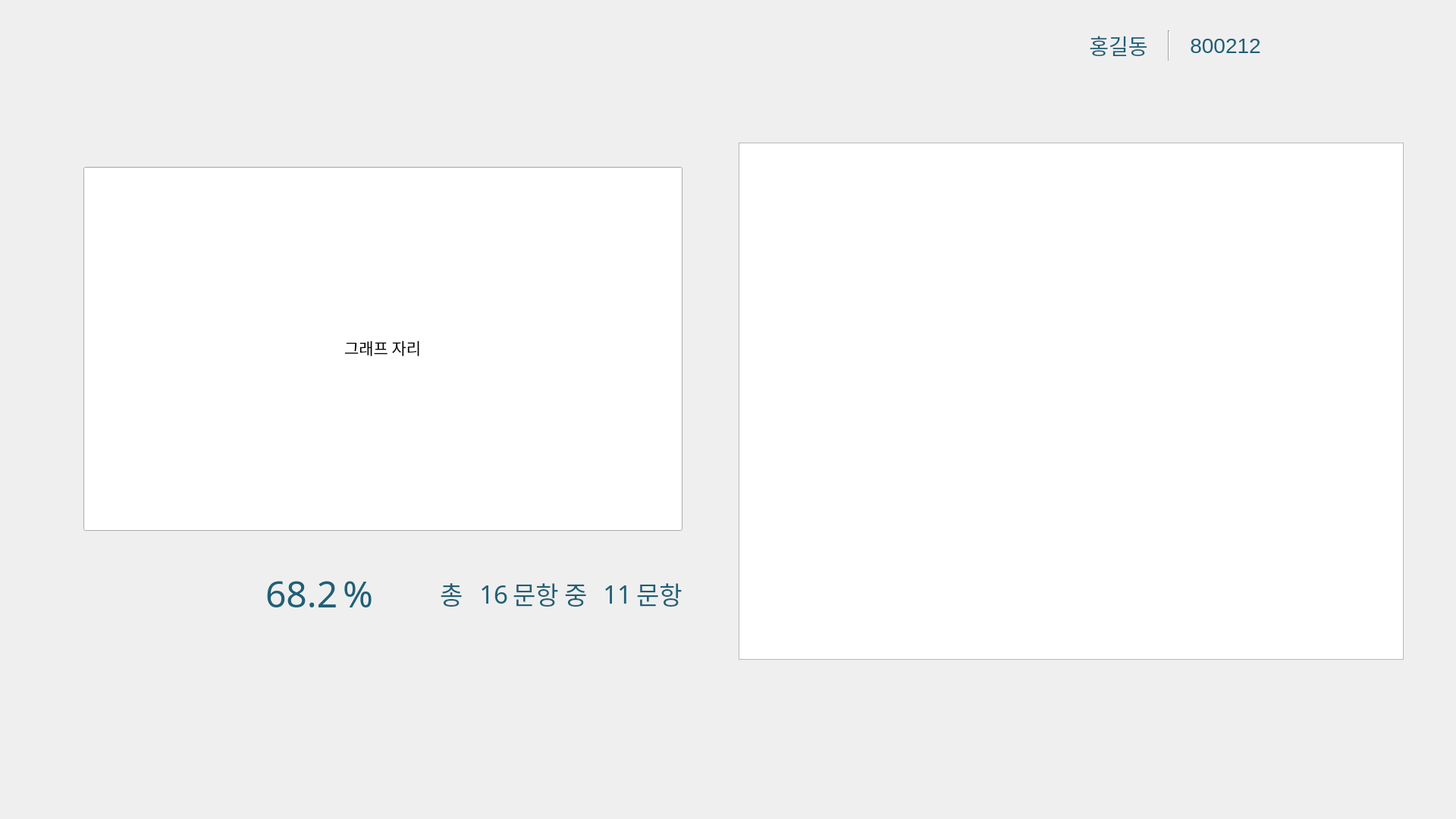
<?xml version="1.0" encoding="UTF-8"?>
<ui version="4.0">
 <class>MainWindow</class>
 <widget class="QMainWindow" name="MainWindow">
  <property name="geometry">
   <rect>
    <x>0</x>
    <y>0</y>
    <width>1920</width>
    <height>1080</height>
   </rect>
  </property>
  <property name="sizePolicy">
   <sizepolicy hsizetype="Maximum" vsizetype="Maximum">
    <horstretch>0</horstretch>
    <verstretch>0</verstretch>
   </sizepolicy>
  </property>
  <property name="maximumSize">
   <size>
    <width>1920</width>
    <height>1080</height>
   </size>
  </property>
  <property name="font">
   <font>
    <family>Malgun Gothic</family>
    <pointsize>16</pointsize>
   </font>
  </property>
  <property name="focusPolicy">
   <enum>Qt::FocusPolicy::NoFocus</enum>
  </property>
  <property name="windowTitle">
   <string>Digital Olfaction Solution</string>
  </property>
  <property name="styleSheet">
   <string notr="true"/>
  </property>
  <widget class="QWidget" name="centralwidget">
   <widget class="QPushButton" name="ui_menu_btn_quit">
    <property name="geometry">
     <rect>
      <x>1807</x>
      <y>13</y>
      <width>96</width>
      <height>96</height>
     </rect>
    </property>
    <property name="sizePolicy">
     <sizepolicy hsizetype="Preferred" vsizetype="Preferred">
      <horstretch>0</horstretch>
      <verstretch>0</verstretch>
     </sizepolicy>
    </property>
    <property name="minimumSize">
     <size>
      <width>40</width>
      <height>40</height>
     </size>
    </property>
    <property name="maximumSize">
     <size>
      <width>16777215</width>
      <height>16777215</height>
     </size>
    </property>
    <property name="font">
     <font>
      <family>Malgun Gothic</family>
      <pointsize>12</pointsize>
     </font>
    </property>
    <property name="styleSheet">
     <string notr="true">QPushButton{
	background-image : url(./ui/images/common/btn_logout.png);
	border : 0px;
}

QPushButton::hover{
	background-image : url(./ui/images/common/btn_logout_over.png);
	border : 0px;
}</string>
    </property>
    <property name="text">
     <string/>
    </property>
   </widget>
   <widget class="QLabel" name="label_background">
    <property name="geometry">
     <rect>
      <x>0</x>
      <y>0</y>
      <width>1920</width>
      <height>1080</height>
     </rect>
    </property>
    <property name="font">
     <font>
      <family>Malgun Gothic</family>
      <pointsize>16</pointsize>
      <bold>false</bold>
     </font>
    </property>
    <property name="styleSheet">
     <string notr="true">QLabel{
	image : url(./ui/images/test/d/bg_result.jpg);
}</string>
    </property>
    <property name="text">
     <string/>
    </property>
   </widget>
   <widget class="QPushButton" name="pushButton_confirm">
    <property name="geometry">
     <rect>
      <x>800</x>
      <y>933</y>
      <width>320</width>
      <height>130</height>
     </rect>
    </property>
    <property name="font">
     <font>
      <family>Malgun Gothic</family>
      <pointsize>24</pointsize>
     </font>
    </property>
    <property name="styleSheet">
     <string notr="true">QPushButton{
	background-image : url(./ui/images/common_locale/btn_close.png);
	border : 0px;
}

QPushButton::hover{
	background-image : url(./ui/images/common_locale/btn_close_over.png);
	border : 0px;
}</string>
    </property>
    <property name="text">
     <string/>
    </property>
   </widget>
   <widget class="QTableWidget" name="resultTable">
    <property name="geometry">
     <rect>
      <x>974</x>
      <y>188</y>
      <width>877</width>
      <height>682</height>
     </rect>
    </property>
    <property name="sizePolicy">
     <sizepolicy hsizetype="Preferred" vsizetype="Preferred">
      <horstretch>0</horstretch>
      <verstretch>0</verstretch>
     </sizepolicy>
    </property>
    <property name="font">
     <font>
      <family>맑은 고딕</family>
      <pointsize>20</pointsize>
     </font>
    </property>
    <property name="layoutDirection">
     <enum>Qt::LayoutDirection::LeftToRight</enum>
    </property>
    <property name="styleSheet">
     <string notr="true">QTableView::item{
	border : 0px;
    border-bottom : 1px solid #8dbfc9;
	color : #205f76; 
	font : 20pt;
}

QTableView QTableCornerButton::section {
	background-image : url(./ui/images/common/tb_header.png);
	border : 0px;
	border-left : 1px solid qlineargradient(x1: 0, y1: 0, x2: 0, y2: 1,stop: 0 lightgray, stop: 0.4 white,stop: 1 white);
	border-right: 1px solid #8dbfc9;
}

QHeaderView::section:horizontal { 
	color : #205f76; 
	font : 20pt;
	background-image : url(./ui/images/common/tb_header.png);
	border : 0px;
	border-left : 1px solid qlineargradient(x1: 0, y1: 0, x2: 0, y2: 1,stop: 0 lightgray, stop: 0.4 white,stop: 1 white);
	border-right: 1px solid #8dbfc9;
}

QHeaderView::section:vertical { 
	color : #205f76; 
	font : 20pt;
	background-color : white;
	border : 0px;
	border-bottom : 1px solid #8dbfc9;
}

QHeaderView { 
	qproperty-defaultAlignment: AlignCenter; 
}

QTableView QTable{
	border-right : 1px solid #8dbfc9;
}</string>
    </property>
    <property name="showGrid">
     <bool>false</bool>
    </property>
    <property name="gridStyle">
     <enum>Qt::PenStyle::SolidLine</enum>
    </property>
    <property name="rowCount">
     <number>0</number>
    </property>
    <property name="columnCount">
     <number>0</number>
    </property>
    <attribute name="horizontalHeaderCascadingSectionResizes">
     <bool>false</bool>
    </attribute>
    <attribute name="horizontalHeaderHighlightSections">
     <bool>true</bool>
    </attribute>
    <attribute name="horizontalHeaderShowSortIndicator" stdset="0">
     <bool>false</bool>
    </attribute>
    <attribute name="horizontalHeaderStretchLastSection">
     <bool>false</bool>
    </attribute>
    <attribute name="verticalHeaderVisible">
     <bool>true</bool>
    </attribute>
    <attribute name="verticalHeaderMinimumSectionSize">
     <number>30</number>
    </attribute>
    <attribute name="verticalHeaderHighlightSections">
     <bool>true</bool>
    </attribute>
    <attribute name="verticalHeaderShowSortIndicator" stdset="0">
     <bool>false</bool>
    </attribute>
    <attribute name="verticalHeaderStretchLastSection">
     <bool>false</bool>
    </attribute>
   </widget>
   <widget class="QWidget" name="widget" native="true">
    <property name="geometry">
     <rect>
      <x>350</x>
      <y>750</y>
      <width>190</width>
      <height>65</height>
     </rect>
    </property>
    <layout class="QHBoxLayout" name="horizontalLayout_3">
     <item>
      <widget class="QLabel" name="label_correctRate">
       <property name="sizePolicy">
        <sizepolicy hsizetype="Fixed" vsizetype="Preferred">
         <horstretch>0</horstretch>
         <verstretch>0</verstretch>
        </sizepolicy>
       </property>
       <property name="font">
        <font>
         <family>Malgun Gothic</family>
         <pointsize>36</pointsize>
         <italic>false</italic>
         <bold>false</bold>
        </font>
       </property>
       <property name="styleSheet">
        <string notr="true">QLabel{
	font : 36pt;
	color : #205f76;
}</string>
       </property>
       <property name="text">
        <string>68.2</string>
       </property>
      </widget>
     </item>
     <item>
      <widget class="QLabel" name="label_correctRate_2">
       <property name="font">
        <font>
         <family>Malgun Gothic</family>
         <pointsize>36</pointsize>
         <italic>false</italic>
         <bold>false</bold>
        </font>
       </property>
       <property name="styleSheet">
        <string notr="true">QLabel{
	font : 36pt;
	color : #205f76;
}</string>
       </property>
       <property name="text">
        <string>%</string>
       </property>
      </widget>
     </item>
    </layout>
   </widget>
   <widget class="QLineEdit" name="chartLocation">
    <property name="geometry">
     <rect>
      <x>110</x>
      <y>220</y>
      <width>790</width>
      <height>480</height>
     </rect>
    </property>
    <property name="text">
     <string>그래프 자리</string>
    </property>
    <property name="alignment">
     <set>Qt::AlignmentFlag::AlignCenter</set>
    </property>
   </widget>
   <widget class="scentPieChartWidget" name="widgetChart" native="true">
    <property name="geometry">
     <rect>
      <x>110</x>
      <y>220</y>
      <width>791</width>
      <height>481</height>
     </rect>
    </property>
    <property name="styleSheet">
     <string notr="true"/>
    </property>
   </widget>
   <widget class="QWidget" name="widget_3" native="true">
    <property name="geometry">
     <rect>
      <x>580</x>
      <y>750</y>
      <width>320</width>
      <height>65</height>
     </rect>
    </property>
    <layout class="QHBoxLayout" name="horizontalLayout_7" stretch="1,2,3,2,2">
     <item>
      <widget class="QLabel" name="label_correctNumber_label1">
       <property name="font">
        <font>
         <family>Malgun Gothic</family>
         <pointsize>25</pointsize>
         <italic>false</italic>
         <bold>false</bold>
        </font>
       </property>
       <property name="styleSheet">
        <string notr="true">QLabel{
	font : 25pt;
	color : #205f76;
}</string>
       </property>
       <property name="text">
        <string>총</string>
       </property>
      </widget>
     </item>
     <item>
      <widget class="QLabel" name="label_totalNumber">
       <property name="font">
        <font>
         <family>Malgun Gothic</family>
         <pointsize>25</pointsize>
         <italic>false</italic>
         <bold>false</bold>
        </font>
       </property>
       <property name="styleSheet">
        <string notr="true">QLabel{
	font : 25pt;
	color : #205f76;
}</string>
       </property>
       <property name="text">
        <string>16</string>
       </property>
       <property name="alignment">
        <set>Qt::AlignmentFlag::AlignRight|Qt::AlignmentFlag::AlignTrailing|Qt::AlignmentFlag::AlignVCenter</set>
       </property>
      </widget>
     </item>
     <item>
      <widget class="QLabel" name="label_correctNumber_label2">
       <property name="font">
        <font>
         <family>Malgun Gothic</family>
         <pointsize>25</pointsize>
         <italic>false</italic>
         <bold>false</bold>
        </font>
       </property>
       <property name="styleSheet">
        <string notr="true">QLabel{
	font : 25pt;
	color : #205f76;
}</string>
       </property>
       <property name="text">
        <string>문항 중</string>
       </property>
      </widget>
     </item>
     <item>
      <widget class="QLabel" name="label_correctNumber">
       <property name="font">
        <font>
         <family>Malgun Gothic</family>
         <pointsize>25</pointsize>
         <italic>false</italic>
         <bold>false</bold>
        </font>
       </property>
       <property name="styleSheet">
        <string notr="true">QLabel{
	font : 25pt;
	color : #205f76;
}</string>
       </property>
       <property name="text">
        <string>11</string>
       </property>
       <property name="alignment">
        <set>Qt::AlignmentFlag::AlignRight|Qt::AlignmentFlag::AlignTrailing|Qt::AlignmentFlag::AlignVCenter</set>
       </property>
      </widget>
     </item>
     <item>
      <widget class="QLabel" name="label_correctNumber_label3">
       <property name="font">
        <font>
         <family>Malgun Gothic</family>
         <pointsize>25</pointsize>
         <italic>false</italic>
         <bold>false</bold>
        </font>
       </property>
       <property name="styleSheet">
        <string notr="true">QLabel{
	font : 25pt;
	color : #205f76;
}</string>
       </property>
       <property name="text">
        <string>문항</string>
       </property>
      </widget>
     </item>
    </layout>
   </widget>
   <widget class="QWidget" name="widget_2" native="true">
    <property name="geometry">
     <rect>
      <x>1410</x>
      <y>35</y>
      <width>280</width>
      <height>50</height>
     </rect>
    </property>
    <property name="sizePolicy">
     <sizepolicy hsizetype="Fixed" vsizetype="Fixed">
      <horstretch>0</horstretch>
      <verstretch>0</verstretch>
     </sizepolicy>
    </property>
    <property name="font">
     <font>
      <family>Malgun Gothic</family>
      <pointsize>16</pointsize>
     </font>
    </property>
    <property name="styleSheet">
     <string notr="true">QLabel{
	color : #205f76;
	font : 21pt;
}

Line{
	border : 0px;
	background-color : #205f76;
	margin : 8px 0px;
}</string>
    </property>
    <layout class="QHBoxLayout" name="horizontalLayout_4" stretch="2,1,1">
     <property name="spacing">
      <number>0</number>
     </property>
     <property name="leftMargin">
      <number>0</number>
     </property>
     <property name="topMargin">
      <number>5</number>
     </property>
     <property name="rightMargin">
      <number>0</number>
     </property>
     <property name="bottomMargin">
      <number>5</number>
     </property>
     <item>
      <widget class="QLabel" name="label_name">
       <property name="sizePolicy">
        <sizepolicy hsizetype="Fixed" vsizetype="Preferred">
         <horstretch>0</horstretch>
         <verstretch>0</verstretch>
        </sizepolicy>
       </property>
       <property name="minimumSize">
        <size>
         <width>0</width>
         <height>0</height>
        </size>
       </property>
       <property name="maximumSize">
        <size>
         <width>16777215</width>
         <height>16777215</height>
        </size>
       </property>
       <property name="font">
        <font>
         <pointsize>21</pointsize>
         <italic>false</italic>
         <bold>false</bold>
        </font>
       </property>
       <property name="text">
        <string>홍길동</string>
       </property>
       <property name="alignment">
        <set>Qt::AlignmentFlag::AlignCenter</set>
       </property>
       <property name="indent">
        <number>0</number>
       </property>
      </widget>
     </item>
     <item>
      <widget class="Line" name="line_1">
       <property name="sizePolicy">
        <sizepolicy hsizetype="Fixed" vsizetype="Expanding">
         <horstretch>0</horstretch>
         <verstretch>0</verstretch>
        </sizepolicy>
       </property>
       <property name="orientation">
        <enum>Qt::Orientation::Vertical</enum>
       </property>
      </widget>
     </item>
     <item>
      <widget class="QLabel" name="label_birth_number">
       <property name="sizePolicy">
        <sizepolicy hsizetype="Fixed" vsizetype="Preferred">
         <horstretch>0</horstretch>
         <verstretch>0</verstretch>
        </sizepolicy>
       </property>
       <property name="minimumSize">
        <size>
         <width>0</width>
         <height>0</height>
        </size>
       </property>
       <property name="maximumSize">
        <size>
         <width>16777215</width>
         <height>16777215</height>
        </size>
       </property>
       <property name="font">
        <font>
         <pointsize>21</pointsize>
         <italic>false</italic>
         <bold>false</bold>
        </font>
       </property>
       <property name="text">
        <string>800212</string>
       </property>
       <property name="alignment">
        <set>Qt::AlignmentFlag::AlignCenter</set>
       </property>
       <property name="margin">
        <number>0</number>
       </property>
       <property name="indent">
        <number>-1</number>
       </property>
      </widget>
     </item>
    </layout>
   </widget>
   <zorder>label_background</zorder>
   <zorder>ui_menu_btn_quit</zorder>
   <zorder>pushButton_confirm</zorder>
   <zorder>resultTable</zorder>
   <zorder>widget</zorder>
   <zorder>chartLocation</zorder>
   <zorder>widgetChart</zorder>
   <zorder>widget_3</zorder>
   <zorder>widget_2</zorder>
  </widget>
 </widget>
 <customwidgets>
  <customwidget>
   <class>scentPieChartWidget</class>
   <extends>QWidget</extends>
   <header>scentChartWidgetFile</header>
   <container>1</container>
  </customwidget>
 </customwidgets>
 <resources/>
 <connections/>
</ui>
